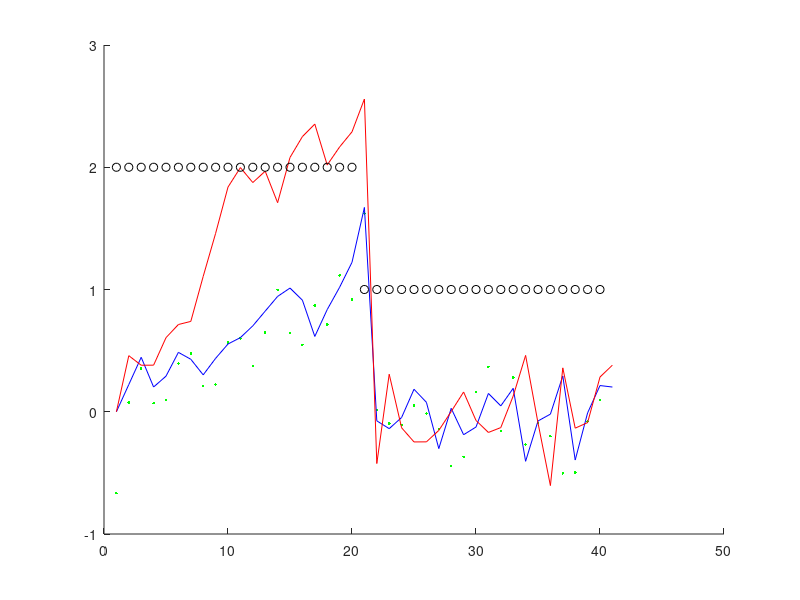

MATLAB code for this plot: (Note: this script raises an error after producing the figure.)
clear all
close all
%% Generate data from the switching kalman filter model
% z = [differenceOfAngle, velocityOfAngle] % latent states
% y = y1 % observation
% the generative model:
% Z_ij = transition matrix of the binary S that switches between the models
% x_t = A_jt*x_(t-1) + Gauss(0,Q_j) zero mean gaussian system noise
% y_t = C_t*z_t + + Gauss(0,R) zero mean observation noise
rng(3);
dt = 0.01; % time step
NState = 2; % number of hidden state, see z above

SysNoise = 0.05;
Q = [SysNoise,0; % noise of the system
     0,SysNoise];
% QQ = eye(NState*2)*SysNoise;
 
ObsNoise = 0.05;
R = [ObsNoise]; % noise of the system
% RR = eye(NState*2)*ObsNoise;

A1 = [0,0;
      0,0]; % percieving depth of the display
A2 = [1,dt;
      0,1]; % depth is changing assuming that the velocity is constant with random noise

% AI = [A1,zeros(size(A1)); zeros(size(A2)),A2];
% AJ = [A2,zeros(size(A2)); zeros(size(A1)),A1];

C = [1,0]; % we can observe the depth but not the velocity
% CC = [C,zeros(size(C)); zeros(size(C)),C];

% The prior over latent space is Gaussian with a zero mean and broad
% variance
Z = [0.8,0.2;
     0.2,0.8];

%% generation

N=20;
S = [binornd(1,0.999,1,N), binornd(1,0.001,1,N)]+1;

step = 1;
y = zeros(1,N*2);
z = zeros(2,N*2);
z(:,1) = [0,0];

for i=1:N*2
    y(step) = mvnrnd((C*z(:,step)),R,1);
    if S(i)== 1
        z(:,step+1) = mvnrnd((A1*z(:,step))',Q,1); % Generate latent state
        step = step+1;
    elseif S(i) == 2
        z(:,step+1) = mvnrnd((A2*z(:,step))',Q,1); % Generate latent state
        step = step+1;
    end
end

figure;
hold on
plot(y(1,:),'g.')
plot(z(1,:),'b-')
plot(z(2,:),'r-')
plot(S,'ko')

%% tracking
M_prev = [0.5,0.5];
x_prev1 = [0, 0]';
v_prev1 = eye(NState);
x_prev2 = [0.1, -0.2]';
v_prev2 = eye(NState);
PostM = zeros(NState,N*2);
PostMeanX = zeros(NState*2,N*2);
PostCovX = zeros(NState*2,NState*2,N*2);

for t=1:N*2
    t
    [x_next1, v_next1, cov_next1, Lt1] = KalmanSwitchFilter_LG(x_prev1, v_prev1, y(t), A1, C, Q, R);
    [x_next2, v_next2, cov_next2, Lt2] = KalmanSwitchFilter_LG(x_prev1, v_prev1, y(t), A2, C, Q, R);
    [x_next3, v_next3, cov_next3, Lt3] = KalmanSwitchFilter_LG(x_prev2, v_prev2, y(t), A1, C, Q, R);
    [x_next4, v_next4, cov_next4, Lt4] = KalmanSwitchFilter_LG(x_prev2, v_prev2, y(t), A2, C, Q, R);
    
    L_mat = [Lt1, Lt2; Lt3, Lt4]+eps;
    X_mat1 = [x_next1,x_next3];
    V_cube1 = cat(3,v_next1,v_next3);
    X_mat2 = [x_next2,x_next4];
    V_cube2 = cat(3,v_next2,v_next4);
    
    [W, M_prev] = WeightKalmanSwitchFilter_LG(L_mat, Z, M_prev);
    
    [x_prev1, v_prev1] = collapse_LG(X_mat1, V_cube1, W(:,1));
    [x_prev2, v_prev2] = collapse_LG(X_mat2, V_cube2, W(:,2));
    
    PostM(:,t) = M_prev;
    PostMeanX(1:NState,t) = x_prev1;
    PostCovX(1:NState,1:NState,t) = v_prev1;
    PostMeanX(1+NState:end,t) = x_prev2;
    PostCovX(1+NState:end,1+NState:end,t) = v_prev2;
    
end

cols = [150/255 1/255 1/255;
    1/255 1/255 150/255;
    1/255 150/255 1/255;
    150/255 150/255 150/255];

linewidth = 2;

fig = figure('PaperPosition',[-1.2 0 19 12],'PaperOrientation','landscape', 'PaperSize',[18,12], 'PaperUnits', 'centimeters');
subplot(2,1,1)
hold on
fill([1:N*2 fliplr(1:N*2)],[(PostMeanX(1,:)-squeeze(PostCovX(1,1,:))') fliplr(PostMeanX(1,:)+squeeze(PostCovX(1,1,:))')],cols(1,:),'LineStyle','none');
fill([1:N*2 fliplr(1:N*2)],[(PostMeanX(3,:)-squeeze(PostCovX(3,3,:))') fliplr(PostMeanX(3,:)+squeeze(PostCovX(3,3,:))')],cols(2,:),'LineStyle','none');
plot(y(1,:),'o', 'Color',cols(3,:),'MarkerSize',5,'MarkerFaceColor', cols(3,:))
plot(z(1,:),'-', 'Color', cols(4,:),'LineWidth',linewidth)
plot(zeros(1,N*2),'k--','LineWidth',linewidth)
hold off
xlabel('time');
ylabel('position');
%ylim([0,1]);
%xlim([0,9]);
set(gca,'XTick',[1,10,20,30,40])
%set(gca,'XTickLabel', coh_int)
l = legend({'Staying model', 'Moving model', 'Observation', 'true state'}, 'Location','best');
set(gca,'Box','off','LineWidth',2,'FontSize',20);

subplot(2,1,2)
hold on
plot(movmean(PostM(1,:),5),'k-','LineWidth',linewidth)
plot(repmat(0.5,1,N*2),'k--','LineWidth',linewidth)
hold off
xlabel('time');
ylabel('probability of the staying model');
%ylim([0,1]);
%xlim([0,9]);
set(gca,'XTick',[1,10,20,30,40])
%set(gca,'XTickLabel', coh_int)
%legend({'Moving model','Staying model', 'Observation', 'true state'}, 'Location','NorthWest');
set(gca,'Box','off','LineWidth',2,'FontSize',20);

print(fig,['TrackingKalmanData1'],'-dpdf')